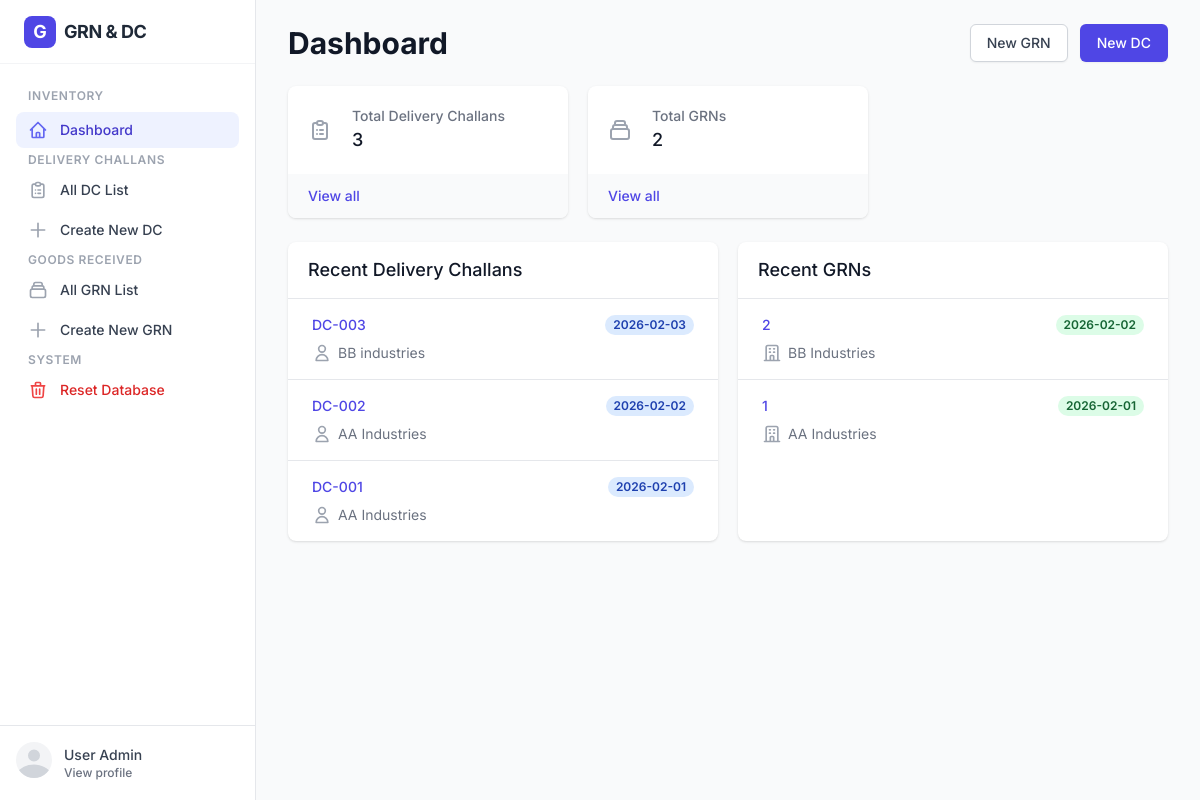
The page / on the database its author committed.
### tables this page shows
CREATE TABLE delivery_challan (
            id INTEGER PRIMARY KEY AUTOINCREMENT,
            dc_number TEXT UNIQUE,
            date TEXT,
            party_name TEXT,
            remarks TEXT
        );

CREATE TABLE grn (
            id INTEGER PRIMARY KEY AUTOINCREMENT,
            grn_number TEXT UNIQUE,
            date TEXT,
            supplier_name TEXT,
            remarks TEXT
        );

### app.py (the view)
@app.route("/")
def home():
    conn = get_db_connection()
    dc_count = conn.execute("SELECT COUNT(*) FROM delivery_challan").fetchone()[0]
    grn_count = conn.execute("SELECT COUNT(*) FROM grn").fetchone()[0]
    recent_dcs = conn.execute("SELECT * FROM delivery_challan ORDER BY id DESC LIMIT 5").fetchall()
    recent_grns = conn.execute("SELECT * FROM grn ORDER BY id DESC LIMIT 5").fetchall()
    conn.close()
    return render_template(
        "dashboard.html",
        dc_count=dc_count,
        grn_count=grn_count,
        recent_dcs=recent_dcs,
        recent_grns=recent_grns
    )

### app.py (called while the page is built)
def get_db_connection():
    conn = sqlite3.connect(DB_NAME)
    conn.row_factory = sqlite3.Row
    return conn

### templates/dashboard.html (shortened to what this page needs)
{% extends "base.html" %}
{% block content %}
<div class="space-y-6">
    <div class="md:flex md:items-center md:justify-between">
        <div class="flex-1 min-w-0">
            <h2 class="text-2xl font-bold leading-7 text-gray-900 sm:text-3xl sm:truncate">
                Dashboard
            </h2>
        </div>
        <div class="mt-4 flex md:mt-0 md:ml-4 space-x-3">
            <a href="/grn/new"
                class="inline-flex items-center px-4 py-2 border border-gray-300 rounded-md shadow-sm text-sm font-medium text-gray-700 bg-white hover:bg-gray-50 focus:outline-none focus:ring-2 focus:ring-offset-2 focus:ring-indigo-500">
                New GRN
            </a>
            <a href="/dc/new"
                class="inline-flex items-center px-4 py-2 border border-transparent rounded-md shadow-sm text-sm font-medium text-white bg-indigo-600 hover:bg-indigo-700 focus:outline-none focus:ring-2 focus:ring-offset-2 focus:ring-indigo-500">
                New DC
            </a>
        </div>
    </div>
    <div class="grid grid-cols-1 gap-5 sm:grid-cols-2 lg:grid-cols-3">
        <div class="bg-white overflow-hidden shadow rounded-lg">
            <div class="p-5">
                <div class="flex items-center">
                    <div class="flex-shrink-0">
                    </div>
                    <div class="ml-5 w-0 flex-1">
                        <dl>
                            <dt class="text-sm font-medium text-gray-500 truncate">
                                Total Delivery Challans
                            </dt>
                            <dd>
                                <div class="text-lg font-medium text-gray-900">
                                    {{ dc_count }}
                                </div>
                            </dd>
                        </dl>
                    </div>
                </div>
            </div>
            <div class="bg-gray-50 px-5 py-3">
                <div class="text-sm">
                    <a href="/dc" class="font-medium text-indigo-600 hover:text-indigo-500">
                        View all
                    </a>
                </div>
            </div>
        </div>
        <div class="bg-white overflow-hidden shadow rounded-lg">
            <div class="p-5">
                <div class="flex items-center">
                    <div class="flex-shrink-0">
                    </div>
                    <div class="ml-5 w-0 flex-1">
                        <dl>
                            <dt class="text-sm font-medium text-gray-500 truncate">
                                Total GRNs
                            </dt>
                            <dd>
                                <div class="text-lg font-medium text-gray-900">
                                    {{ grn_count }}
                                </div>
                            </dd>
                        </dl>
                    </div>
                </div>
            </div>
            <div class="bg-gray-50 px-5 py-3">
                <div class="text-sm">
                    <a href="/grn" class="font-medium text-indigo-600 hover:text-indigo-500">
                        View all
                    </a>
                </div>
            </div>
        </div>
    </div>
    <div class="grid grid-cols-1 gap-5 lg:grid-cols-2">
        <div class="bg-white shadow rounded-lg overflow-hidden">
            <div class="px-5 py-4 border-b border-gray-200">
                <h3 class="text-lg leading-6 font-medium text-gray-900">
                    Recent Delivery Challans
                </h3>
            </div>
            <ul class="divide-y divide-gray-200">
                {% for dc in recent_dcs %}
                <li>
                    <a href="/dc/{{ dc['id'] }}" class="block hover:bg-gray-50">
                        <div class="px-4 py-4 sm:px-6">
                            <div class="flex items-center justify-between">
                                <p class="text-sm font-medium text-indigo-600 truncate">
                                    {{ dc['dc_number'] }}
                                </p>
                                <div class="ml-2 flex-shrink-0 flex">
                                    <p
                                        class="px-2 inline-flex text-xs leading-5 font-semibold rounded-full bg-blue-100 text-blue-800">
                                        {{ dc['date'] }}
                                    </p>
                                </div>
                            </div>
                            <div class="mt-2 sm:flex sm:justify-between">
                                <div class="sm:flex">
                                    <p class="flex items-center text-sm text-gray-500">
                                        <svg class="flex-shrink-0 mr-1.5 h-5 w-5 text-gray-400" fill="none"
                                            stroke="currentColor" viewBox="0 0 24 24">
                                            <path stroke-linecap="round" stroke-linejoin="round" stroke-width="2"
                                                d="M16 7a4 4 0 11-8 0 4 4 0 018 0zM12 14a7 7 0 00-7 7h14a7 7 0 00-7-7z">
                                            </path>
                                        </svg>
                                        {{ dc['party_name'] }}
                                    </p>
                                </div>
                            </div>
                        </div>
                    </a>
                </li>
                {% endfor %}
            </ul>
        </div>
        <div class="bg-white shadow rounded-lg overflow-hidden">
            <div class="px-5 py-4 border-b border-gray-200">
                <h3 class="text-lg leading-6 font-medium text-gray-900">
                    Recent GRNs
                </h3>
            </div>
            <ul class="divide-y divide-gray-200">
                {% for grn in recent_grns %}
                <li>
                    <a href="/grn/{{ grn['id'] }}" class="block hover:bg-gray-50">
                        <div class="px-4 py-4 sm:px-6">
                            <div class="flex items-center justify-between">
                                <p class="text-sm font-medium text-indigo-600 truncate">
                                    {{ grn['grn_number'] }}
                                </p>
                                <div class="ml-2 flex-shrink-0 flex">
                                    <p
                                        class="px-2 inline-flex text-xs leading-5 font-semibold rounded-full bg-green-100 text-green-800">
                                        {{ grn['date'] }}
                                    </p>
                                </div>
                            </div>
                            <div class="mt-2 sm:flex sm:justify-between">
                                <div class="sm:flex">
                                    <p class="flex items-center text-sm text-gray-500">
                                        {{ grn['supplier_name'] }}
                                    </p>
                                </div>
                            </div>
                        </div>
                    </a>
                </li>
                {% endfor %}
            </ul>
        </div>
    </div>
</div>
{% endblock %}

### templates/base.html (style rules this page uses)
body { font-family: 'Inter', sans-serif; }

### rows shown on the page
delivery_challan: dc_number "DC-003", date "2026-02-03", party_name "BB industries"
delivery_challan: dc_number "DC-002", date "2026-02-02", party_name "AA Industries"
delivery_challan: dc_number "DC-001", date "2026-02-01", party_name "AA Industries"
grn: grn_number "2", date "2026-02-02", supplier_name "BB Industries"
grn: grn_number "1", date "2026-02-01", supplier_name "AA Industries"

### other values the page prints
{{ dc_count }} "3"
{{ grn_count }} "2"
